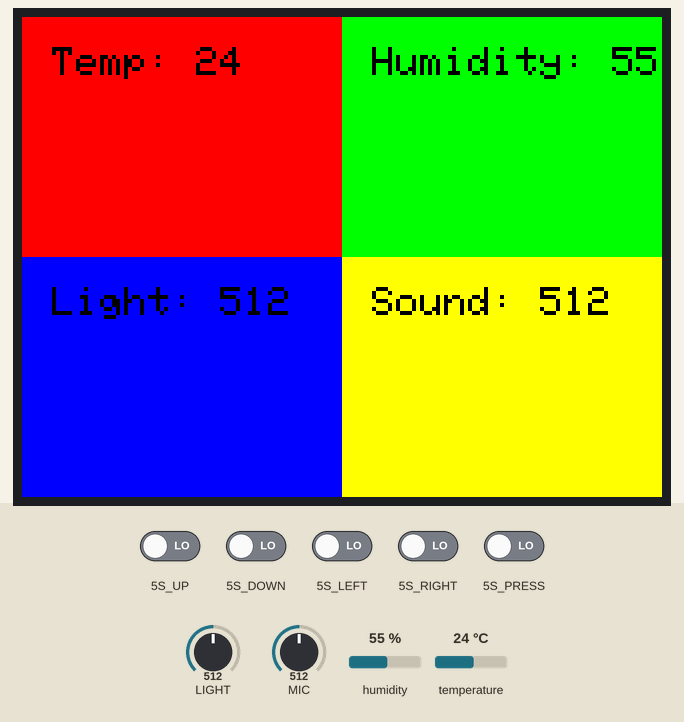
The sketch below on a simulated Seeed Wio Terminal. Shown: 320×240 colour display. Inputs (shaded band) come from the test bench; at power-on: 5S_DOWN, 5S_LEFT, 5S_PRESS, 5S_RIGHT, 5S_UP LOW, humidity 55 %, LIGHT = 512, MIC = 512, temperature 24 °C. WiFi joins after 1.5 s; servers stay silent unless stated; no MQTT or app messages arrive unless stated; what the sketch prints to the serial monitor is not drawn.

Above: at 3.0 s.
3.1 s: 5S_PRESS driven HIGH
At 4.0 s:
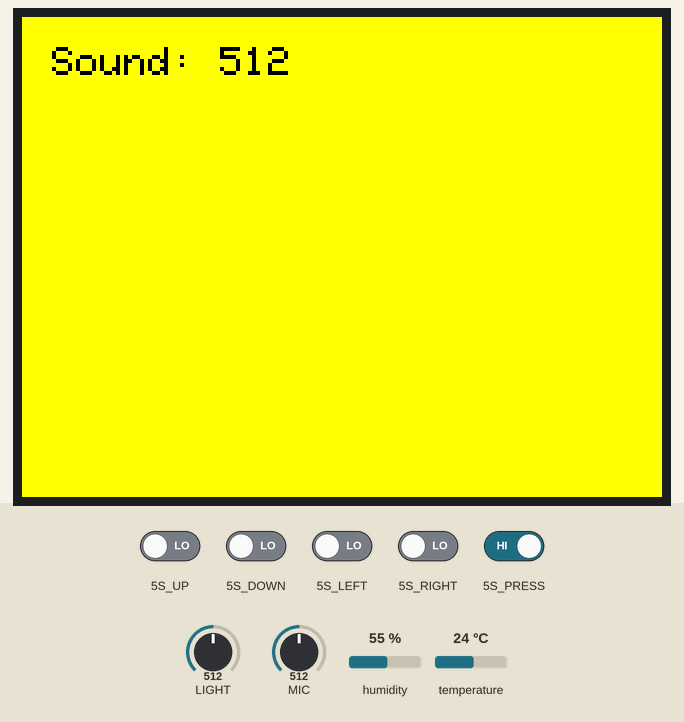
8.2 s: 5S_LEFT driven HIGH
At 9.8 s:
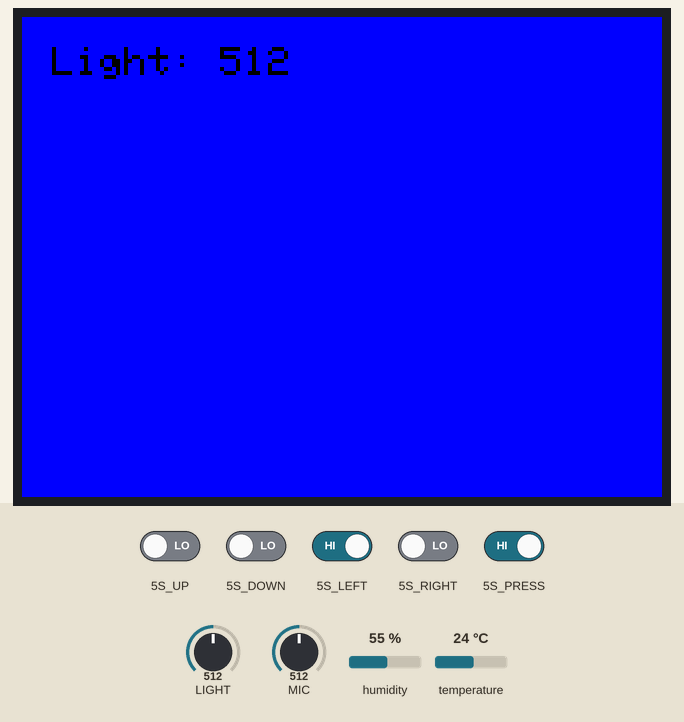
14.0 s: 5S_RIGHT driven HIGH
At 15.7 s:
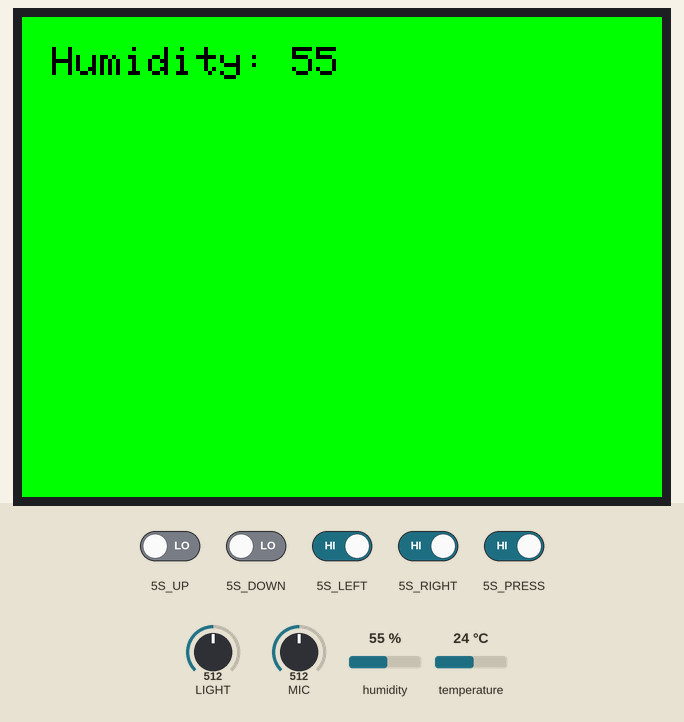
19.9 s: 5S_UP driven HIGH
At 22.4 s:
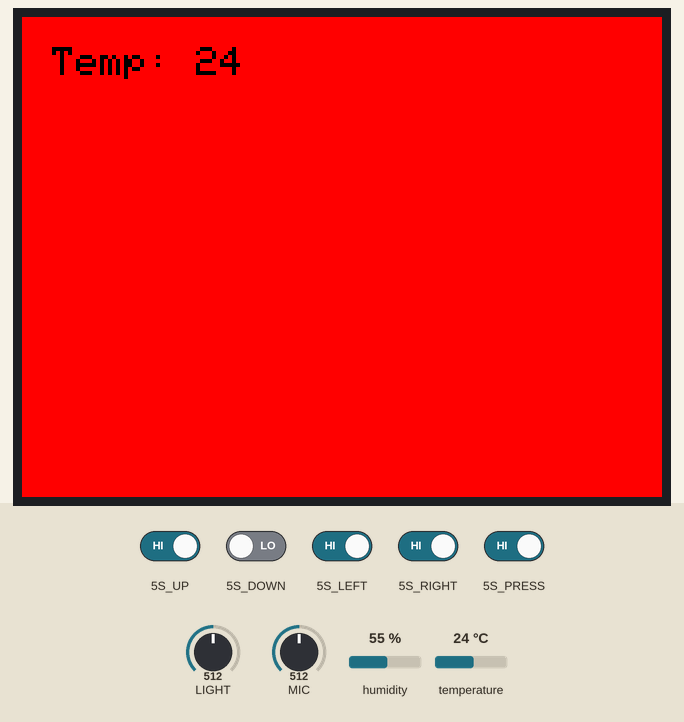
25.7 s: 5S_UP driven LOW
At 27.2 s:
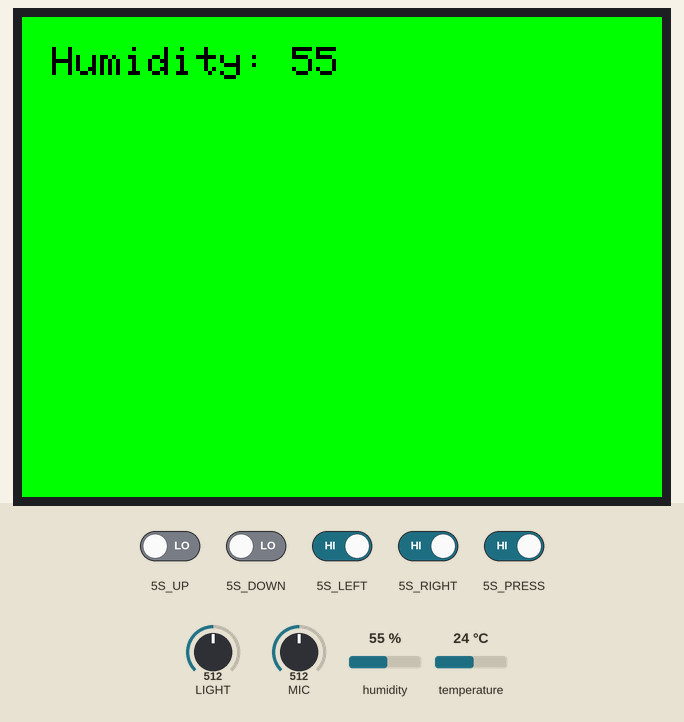
32.3 s: humidity set to 22 %
At 35.2 s:
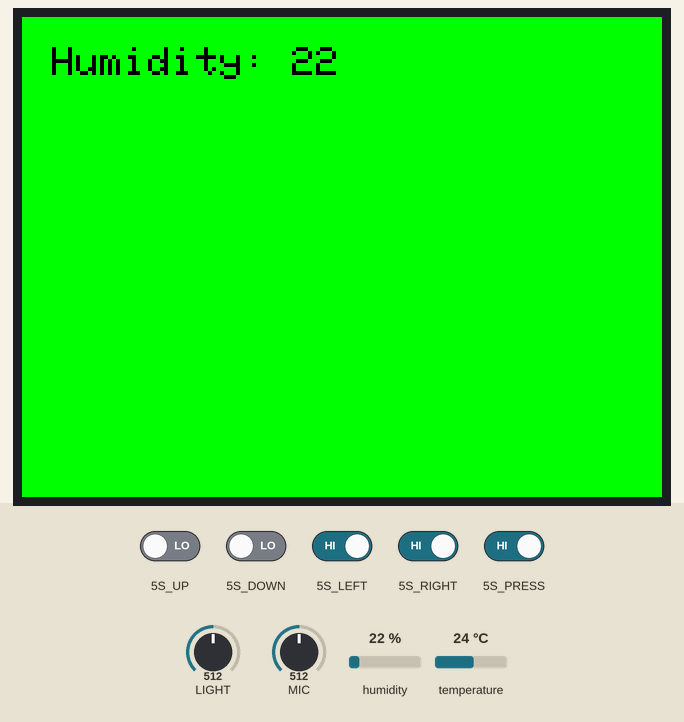
Timing chart, 0 to 36.7 s (numbered marks = the images above; inputs shaded):
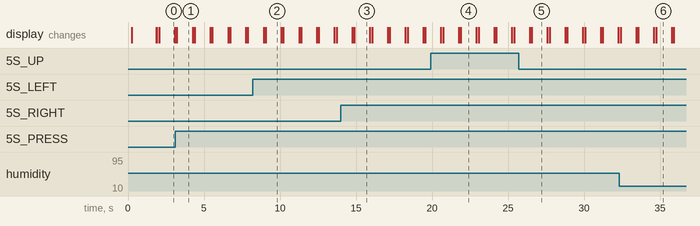

The sketch:

sketch_mar29a.ino
```cpp
#include "DHT.h"
#include "TFT_eSPI.h"
#include "WiFi.h"
#include "PubSubClient.h"


#define DHTPIN 0
#define DHTTYPE DHT11
#define ANALOG_PIN A0

DHT dht(DHTPIN, DHTTYPE);
int counter = 0;
int joyStick = 0;

int exp_size = 2881;

//Wifi information
const char* ssid = "SEM"; // WiFi Name
const char* password = "sem2025gu";  // WiFi Password

//Server information (MQTT)
const char* server = ""; // Set your local ip here

// Broker topics to sub. and pub.
const char* TOPIC_sub = "wio/terminal";
const char* TOPIC_pub_connection = "sleep/app";

//Wifi Mqtt clients
WiFiClient espClient;
PubSubClient client(espClient);

TFT_eSPI tft;


void setup_wifi() {

  delay(10);

  tft.setTextSize(2);
  tft.setCursor((320 - tft.textWidth("Connecting to Wi-Fi..")) / 2, 120);
  tft.print("Connecting to Wi-Fi..");

  Serial.println();
  Serial.print("Connecting to ");
  Serial.println(ssid);
  WiFi.begin(ssid, password); // Connecting WiFi

  while (WiFi.status() != WL_CONNECTED) {
    delay(500);
    Serial.print(".");
  }

  Serial.println("");
  Serial.println("WiFi connected");

  tft.fillScreen(TFT_BLACK);
  tft.setCursor((320 - tft.textWidth("Connected!")) / 2, 120);
  tft.print("Connected!");

  Serial.println("IP address: ");
  Serial.println(WiFi.localIP()); // Display Local IP Address
}

// Broker reconnecting
void reconnect() {
  // Loop until we're reconnected
  while (!client.connected()) {
    Serial.print("Attempting MQTT connection...");
    // Create a random client ID
    String clientId = "WioTerminal";
    // Attempt to connect
    if (client.connect(clientId.c_str())) {
      Serial.println("connected");
      // Once connected, publish an announcement...
      client.publish(TOPIC_pub_connection, "Connected");
      Serial.println("Published connection message ");
      // ... and resubscribe
      client.subscribe(TOPIC_sub);
      Serial.print("Subcribed to: ");
      Serial.println(TOPIC_sub);
    } else {
      Serial.print("failed, rc=");
      Serial.print(client.state());
      Serial.println(" try again in 5 seconds");
      // Wait 5 seconds before retrying
      delay(5000);
    }
  }
}

// Client callback function
void callback(char* topic, byte* payload, unsigned int length) {
  tft.fillScreen(TFT_BLACK);
  Serial.print("Message arrived [");
  Serial.print(topic);
  Serial.print("] ");
  // process payload and convert it to a string
  Serial.println();

}


void setup() {

  tft.begin();
  tft.fillScreen(TFT_BLACK);
  tft.setRotation(3);

  pinMode(WIO_LIGHT, INPUT);
  pinMode(WIO_MIC, INPUT);
  Serial.begin(115200);

  pinMode(WIO_5S_PRESS, INPUT);
  pinMode(WIO_5S_UP, INPUT);
  pinMode(WIO_5S_DOWN, INPUT);
  pinMode(WIO_5S_LEFT, INPUT);
  pinMode(WIO_5S_RIGHT, INPUT);

  dht.begin();

  setup_wifi();

  client.setServer(server, 8081);
  client.setCallback(callback);

}

void loop() {

  int light = analogRead(WIO_LIGHT);
  int sound = analogRead(WIO_MIC);
  int temperature = dht.readTemperature();
  int humidity = dht.readHumidity();

  if(counter > exp_size){
    return;
  }

  //Reconnecting
  if (!client.connected()) {
    reconnect();
  }

  client.loop();

  char payload[100];
  snprintf(payload, sizeof(payload), "%d, %d, %d, %d", light, sound, temperature, humidity);
  client.publish(TOPIC_pub_connection, payload);

  tft.fillScreen(TFT_BLACK);
  tft.setTextSize(2);

  int sqr = tft.height() / 1.5;
  int x1 = 0;
  int y1 = 0;
  int x2 = x1 + sqr;
  int y2 = y1 + sqr - 40;

  if (digitalRead(WIO_5S_DOWN) == LOW) {
    joyStick = 1;
  }
  if (digitalRead(WIO_5S_UP) == LOW) {
    joyStick = 2;
  }
  if (digitalRead(WIO_5S_RIGHT) == LOW) {
    joyStick = 3;
  }
  if (digitalRead(WIO_5S_LEFT) == LOW) {
    joyStick = 4;
  }
  if (digitalRead(WIO_5S_PRESS) == LOW) {
    joyStick = 0;
  }

  char tempStr[10];
  char humStr[10];
  char ligStr[10];
  char souStr[10];

  switch (joyStick) {
    case 1: // down
    {
      char tempStr[10];
      sprintf(tempStr, "%.1f C", temperature);
      tft.fillRect(0, 0, tft.height() + 80, tft.height() , TFT_RED);
      tft.setTextColor(TFT_BLACK);
      String tempString = "Temp: " + String(temperature);
      tft.drawString(tempString,15, 15);
      break;
    }

    case 2: { //up
      sprintf(humStr, "%.1f %%", humidity);
      tft.fillRect(0, 0, tft.height() + 80, tft.height() , TFT_GREEN);
      tft.setTextColor(TFT_BLACK);
      String humidity2 = "Humidity: " + String(humidity);
      tft.drawString(humidity2, 15, 15);
      break;
    }

    case 3: { //right
      sprintf(ligStr, "%.1f %%", light);
      tft.fillRect(0, 0, tft.height() + 80, tft.height() ,TFT_BLUE);
      tft.setTextColor(TFT_BLACK);
      String light2 = "Light: " + String(light);
      tft.drawString(light2, 15, 15);

      break;
    }

    case 4: { //left
      tft.fillRect(0, 0, tft.height() + 80, tft.height() , TFT_YELLOW);
      tft.setTextColor(TFT_BLACK);
      String sound1 = "Sound: " + String(sound);
      tft.drawString( sound1, 15, 15);
      break;
    }
    case 0: {
      sprintf(tempStr, "%.1f C", temperature);
      tft.fillRect(x1, y1, sqr, sqr, TFT_RED);
      tft.setTextColor(TFT_BLACK);
      String temperature1 = "Temp: " + String(temperature);
      tft.drawString(temperature1, 15, 15);


      sprintf(humStr, "%.1f %%", humidity);
      tft.fillRect(x2, y1, sqr, sqr, TFT_GREEN);
      tft.setTextColor(TFT_BLACK);
      String humidity1 = "Humidity: " + String(humidity);
      tft.drawString(humidity1, x2 + 15, 15);

      sprintf(ligStr, "%.1f %%", light);

      tft.fillRect(x1, y2, sqr, sqr, TFT_BLUE);
      tft.setTextColor(TFT_BLACK);
      String light1 = "Light: " + String(light);
      tft.drawString(light1, 15, y2 + 15);


      sprintf(souStr, "%.1f %%", sound);


      tft.fillRect(x2, y2, sqr, sqr, TFT_YELLOW);
      tft.setTextColor(TFT_BLACK);
      String sound1 = "Sound: " + String(sound);
      tft.drawString( sound1, x2 + 15, y2 + 15);

      break;
    }
  }

  counter = counter + 1;
  delay(1000);

}
```

Measured:
- after the input at 3.1 s, the display: changes after 0.12 s (image 1)
- after the input at 8.2 s, the display: first differs from a run without the input after 0.87 s (image 2)
- after the input at 14.0 s, the display: first differs from a run without the input after 0.89 s (image 3)
- after the input at 19.9 s, the display: first differs from a run without the input after 0.84 s (image 4)
- after the input at 25.7 s, the display: first differs from a run without the input after 0.86 s (image 5)
- after the input at 32.3 s, the display: first differs from a run without the input after 2.4 s (image 6)
- what the display in image 0 shows lasts 1.0 s, from 2.1 s to 3.1 s
